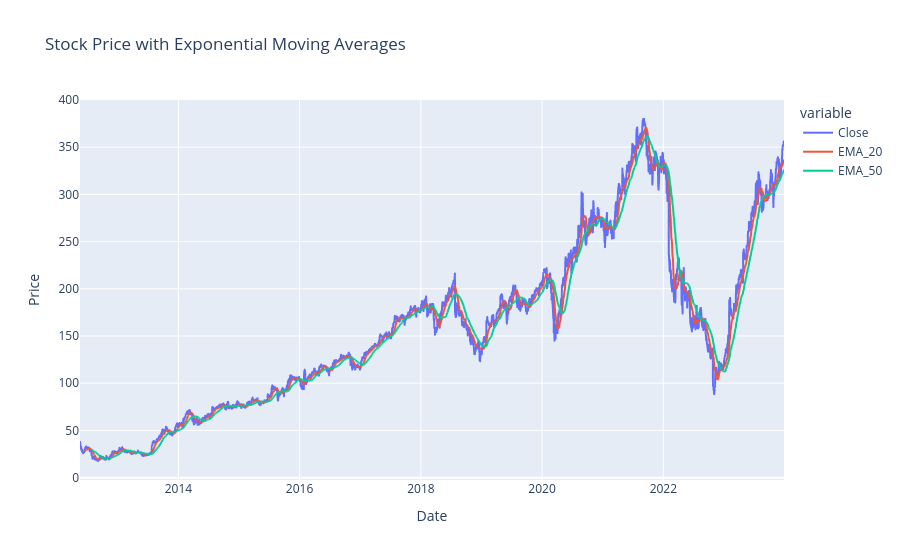

This figure's notebook cell:
### Code cell
plotter.plot_ema(data)

### Figure 1 — Plotly figure (JSON) as saved in the notebook; plotly's stock layout.template omitted (floating-point values rounded to 4 significant figures; data arrays with more than 128 entries replaced by an {"elided": "..."} marker saying what was removed)
{"data": [{"hovertemplate": "variable=Close<br>Date=%{x}<br>Price=%{y}<extra></extra>", "legendgroup": "Close", "line": {"color": "#636efa", "dash": "solid"}, "marker": {"symbol": "circle"}, "mode": "lines", "name": "Close", "showlegend": true, "type": "scattergl", "x": {"elided": "2923 str values"}, "xaxis": "x", "y": {"elided": "2923 float values"}, "yaxis": "y"}, {"hovertemplate": "variable=EMA_20<br>Date=%{x}<br>Price=%{y}<extra></extra>", "legendgroup": "EMA_20", "line": {"color": "#EF553B", "dash": "solid"}, "marker": {"symbol": "circle"}, "mode": "lines", "name": "EMA_20", "showlegend": true, "type": "scattergl", "x": {"elided": "2923 str values"}, "xaxis": "x", "y": {"elided": "2923 float values"}, "yaxis": "y"}, {"hovertemplate": "variable=EMA_50<br>Date=%{x}<br>Price=%{y}<extra></extra>", "legendgroup": "EMA_50", "line": {"color": "#00cc96", "dash": "solid"}, "marker": {"symbol": "circle"}, "mode": "lines", "name": "EMA_50", "showlegend": true, "type": "scattergl", "x": {"elided": "2923 str values"}, "xaxis": "x", "y": {"elided": "2923 float values"}, "yaxis": "y"}], "layout": {"legend": {"title": {"text": "variable"}, "tracegroupgap": 0}, "title": {"text": "Stock Price with Exponential Moving Averages"}, "xaxis": {"anchor": "y", "domain": [0, 1], "title": {"text": "Date"}}, "yaxis": {"anchor": "x", "domain": [0, 1], "title": {"text": "Price"}}}}
